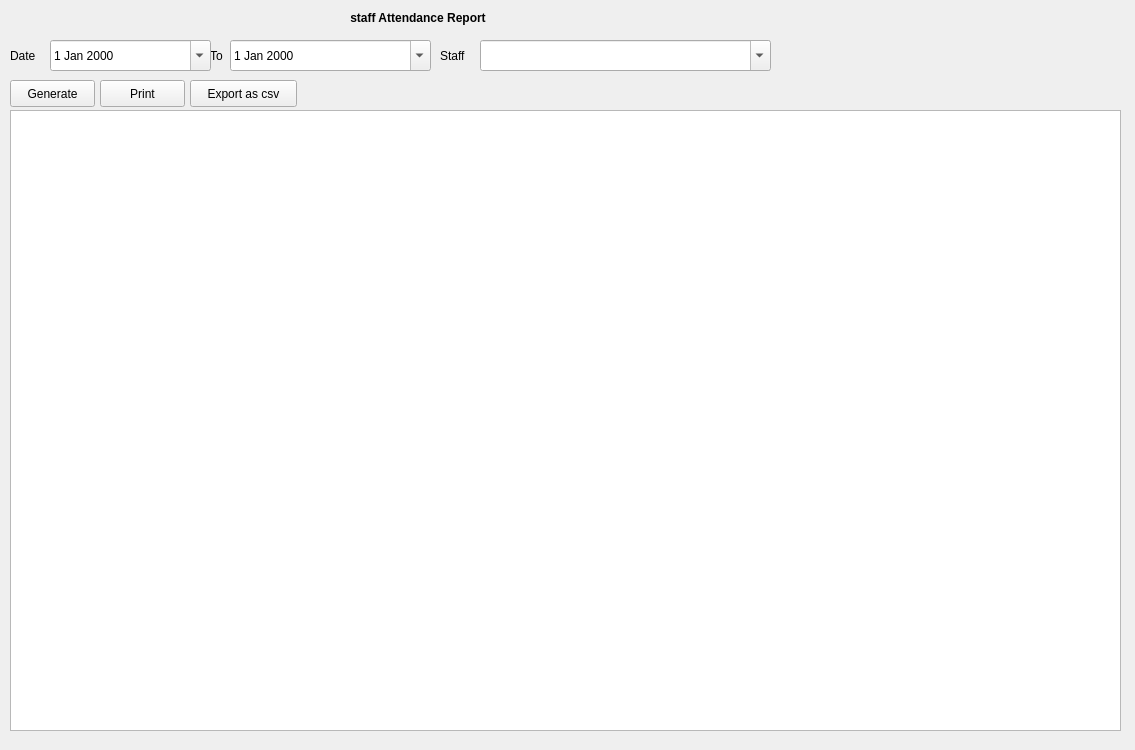
<?xml version="1.0" encoding="UTF-8"?>
<ui version="4.0">
 <class>attend_report</class>
 <widget class="QWidget" name="attend_report">
  <property name="geometry">
   <rect>
    <x>0</x>
    <y>0</y>
    <width>1135</width>
    <height>750</height>
   </rect>
  </property>
  <property name="windowTitle">
   <string>Form</string>
  </property>
  <widget class="QComboBox" name="comboBox">
   <property name="geometry">
    <rect>
     <x>480</x>
     <y>40</y>
     <width>291</width>
     <height>31</height>
    </rect>
   </property>
   <property name="editable">
    <bool>true</bool>
   </property>
  </widget>
  <widget class="QDateEdit" name="dateEdit_2">
   <property name="geometry">
    <rect>
     <x>230</x>
     <y>40</y>
     <width>201</width>
     <height>31</height>
    </rect>
   </property>
   <property name="calendarPopup">
    <bool>true</bool>
   </property>
  </widget>
  <widget class="QLabel" name="label">
   <property name="geometry">
    <rect>
     <x>330</x>
     <y>10</y>
     <width>176</width>
     <height>17</height>
    </rect>
   </property>
   <property name="text">
    <string>&lt;html&gt;&lt;head/&gt;&lt;body&gt;&lt;p align=&quot;center&quot;&gt;&lt;span style=&quot; font-weight:600;&quot;&gt;staff Attendance Report&lt;/span&gt;&lt;/p&gt;&lt;/body&gt;&lt;/html&gt;</string>
   </property>
  </widget>
  <widget class="QTableView" name="tableView">
   <property name="geometry">
    <rect>
     <x>10</x>
     <y>110</y>
     <width>1111</width>
     <height>621</height>
    </rect>
   </property>
  </widget>
  <widget class="QLabel" name="label_4">
   <property name="geometry">
    <rect>
     <x>440</x>
     <y>40</y>
     <width>34</width>
     <height>31</height>
    </rect>
   </property>
   <property name="text">
    <string>Staff</string>
   </property>
  </widget>
  <widget class="QPushButton" name="pushButton_2">
   <property name="geometry">
    <rect>
     <x>100</x>
     <y>80</y>
     <width>85</width>
     <height>27</height>
    </rect>
   </property>
   <property name="text">
    <string>Print</string>
   </property>
  </widget>
  <widget class="QLabel" name="label_2">
   <property name="geometry">
    <rect>
     <x>10</x>
     <y>40</y>
     <width>33</width>
     <height>31</height>
    </rect>
   </property>
   <property name="text">
    <string>Date</string>
   </property>
  </widget>
  <widget class="QLabel" name="label_3">
   <property name="geometry">
    <rect>
     <x>210</x>
     <y>40</y>
     <width>17</width>
     <height>31</height>
    </rect>
   </property>
   <property name="text">
    <string>To</string>
   </property>
  </widget>
  <widget class="QPushButton" name="pushButton_3">
   <property name="geometry">
    <rect>
     <x>190</x>
     <y>80</y>
     <width>107</width>
     <height>27</height>
    </rect>
   </property>
   <property name="text">
    <string>Export as csv</string>
   </property>
  </widget>
  <widget class="QDateEdit" name="dateEdit">
   <property name="geometry">
    <rect>
     <x>50</x>
     <y>40</y>
     <width>161</width>
     <height>31</height>
    </rect>
   </property>
   <property name="calendarPopup">
    <bool>true</bool>
   </property>
  </widget>
  <widget class="QPushButton" name="pushButton">
   <property name="geometry">
    <rect>
     <x>10</x>
     <y>80</y>
     <width>85</width>
     <height>27</height>
    </rect>
   </property>
   <property name="text">
    <string>Generate</string>
   </property>
  </widget>
 </widget>
 <resources/>
 <connections/>
</ui>
